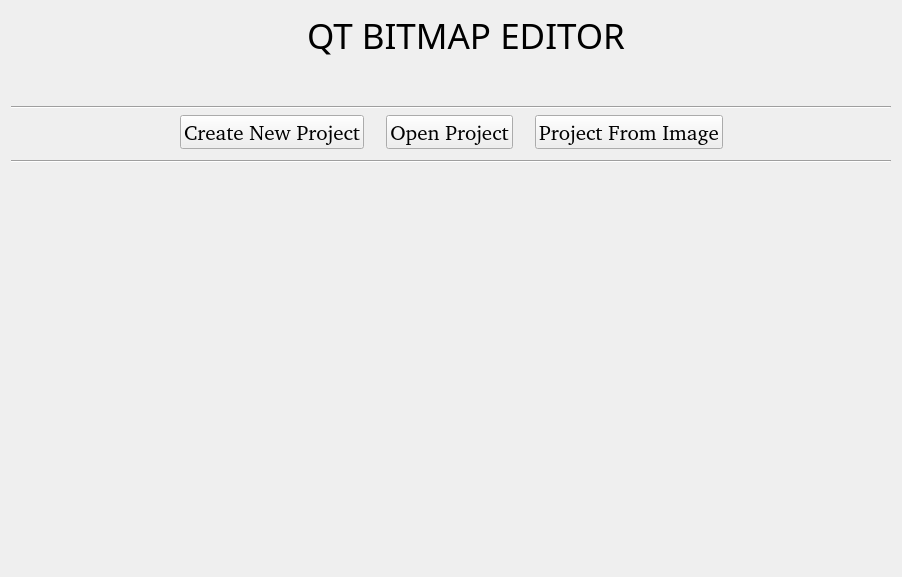
<?xml version="1.0" encoding="UTF-8"?>
<ui version="4.0">
 <class>ProjectWizard</class>
 <widget class="QWidget" name="ProjectWizard">
  <property name="geometry">
   <rect>
    <x>0</x>
    <y>0</y>
    <width>902</width>
    <height>577</height>
   </rect>
  </property>
  <property name="windowTitle">
   <string>Project Wizard</string>
  </property>
  <layout class="QVBoxLayout" name="verticalLayout">
   <item>
    <layout class="QHBoxLayout" name="horizontalLayout">
     <property name="spacing">
      <number>22</number>
     </property>
     <property name="bottomMargin">
      <number>40</number>
     </property>
     <item>
      <spacer name="horizontalSpacer">
       <property name="orientation">
        <enum>Qt::Horizontal</enum>
       </property>
       <property name="sizeHint" stdset="0">
        <size>
         <width>40</width>
         <height>20</height>
        </size>
       </property>
      </spacer>
     </item>
     <item>
      <widget class="QLabel" name="label">
       <property name="pixmap">
        <pixmap resource="icons.qrc">:/src/icons/icon.png</pixmap>
       </property>
      </widget>
     </item>
     <item>
      <widget class="QLabel" name="label_2">
       <property name="font">
        <font>
         <family>Noto Sans CJK TC Thin</family>
         <pointsize>26</pointsize>
        </font>
       </property>
       <property name="text">
        <string>QT BITMAP EDITOR</string>
       </property>
      </widget>
     </item>
     <item>
      <spacer name="horizontalSpacer_2">
       <property name="orientation">
        <enum>Qt::Horizontal</enum>
       </property>
       <property name="sizeHint" stdset="0">
        <size>
         <width>40</width>
         <height>20</height>
        </size>
       </property>
      </spacer>
     </item>
    </layout>
   </item>
   <item>
    <widget class="Line" name="line">
     <property name="orientation">
      <enum>Qt::Horizontal</enum>
     </property>
    </widget>
   </item>
   <item>
    <layout class="QHBoxLayout" name="horizontalLayout_2">
     <property name="spacing">
      <number>22</number>
     </property>
     <property name="bottomMargin">
      <number>5</number>
     </property>
     <item>
      <spacer name="horizontalSpacer_3">
       <property name="orientation">
        <enum>Qt::Horizontal</enum>
       </property>
       <property name="sizeHint" stdset="0">
        <size>
         <width>40</width>
         <height>20</height>
        </size>
       </property>
      </spacer>
     </item>
     <item>
      <widget class="QPushButton" name="pushButtonCreate">
       <property name="font">
        <font>
         <family>Nimbus Sans [UKWN]</family>
         <pointsize>16</pointsize>
        </font>
       </property>
       <property name="text">
        <string>Create New Project</string>
       </property>
      </widget>
     </item>
     <item>
      <widget class="QPushButton" name="pushButtonOpen">
       <property name="font">
        <font>
         <family>Nimbus Sans [UKWN]</family>
         <pointsize>16</pointsize>
        </font>
       </property>
       <property name="text">
        <string>Open Project</string>
       </property>
      </widget>
     </item>
     <item>
      <widget class="QPushButton" name="pushButtonFromImage">
       <property name="font">
        <font>
         <family>Nimbus Sans [UKWN]</family>
         <pointsize>16</pointsize>
        </font>
       </property>
       <property name="text">
        <string>Project From Image</string>
       </property>
      </widget>
     </item>
     <item>
      <spacer name="horizontalSpacer_4">
       <property name="orientation">
        <enum>Qt::Horizontal</enum>
       </property>
       <property name="sizeHint" stdset="0">
        <size>
         <width>40</width>
         <height>10</height>
        </size>
       </property>
      </spacer>
     </item>
    </layout>
   </item>
   <item>
    <widget class="Line" name="line_2">
     <property name="orientation">
      <enum>Qt::Horizontal</enum>
     </property>
    </widget>
   </item>
   <item>
    <widget class="QWidget" name="widgetContainer" native="true">
     <layout class="QVBoxLayout" name="verticalLayout_3">
      <property name="leftMargin">
       <number>0</number>
      </property>
      <property name="topMargin">
       <number>0</number>
      </property>
      <property name="rightMargin">
       <number>0</number>
      </property>
      <property name="bottomMargin">
       <number>0</number>
      </property>
      <item>
       <layout class="QVBoxLayout" name="verticalLayoutContainer">
        <property name="spacing">
         <number>1</number>
        </property>
       </layout>
      </item>
     </layout>
    </widget>
   </item>
   <item>
    <spacer name="verticalSpacer">
     <property name="orientation">
      <enum>Qt::Vertical</enum>
     </property>
     <property name="sizeHint" stdset="0">
      <size>
       <width>20</width>
       <height>40</height>
      </size>
     </property>
    </spacer>
   </item>
  </layout>
 </widget>
 <resources>
  <include location="icons.qrc"/>
 </resources>
 <connections/>
</ui>
